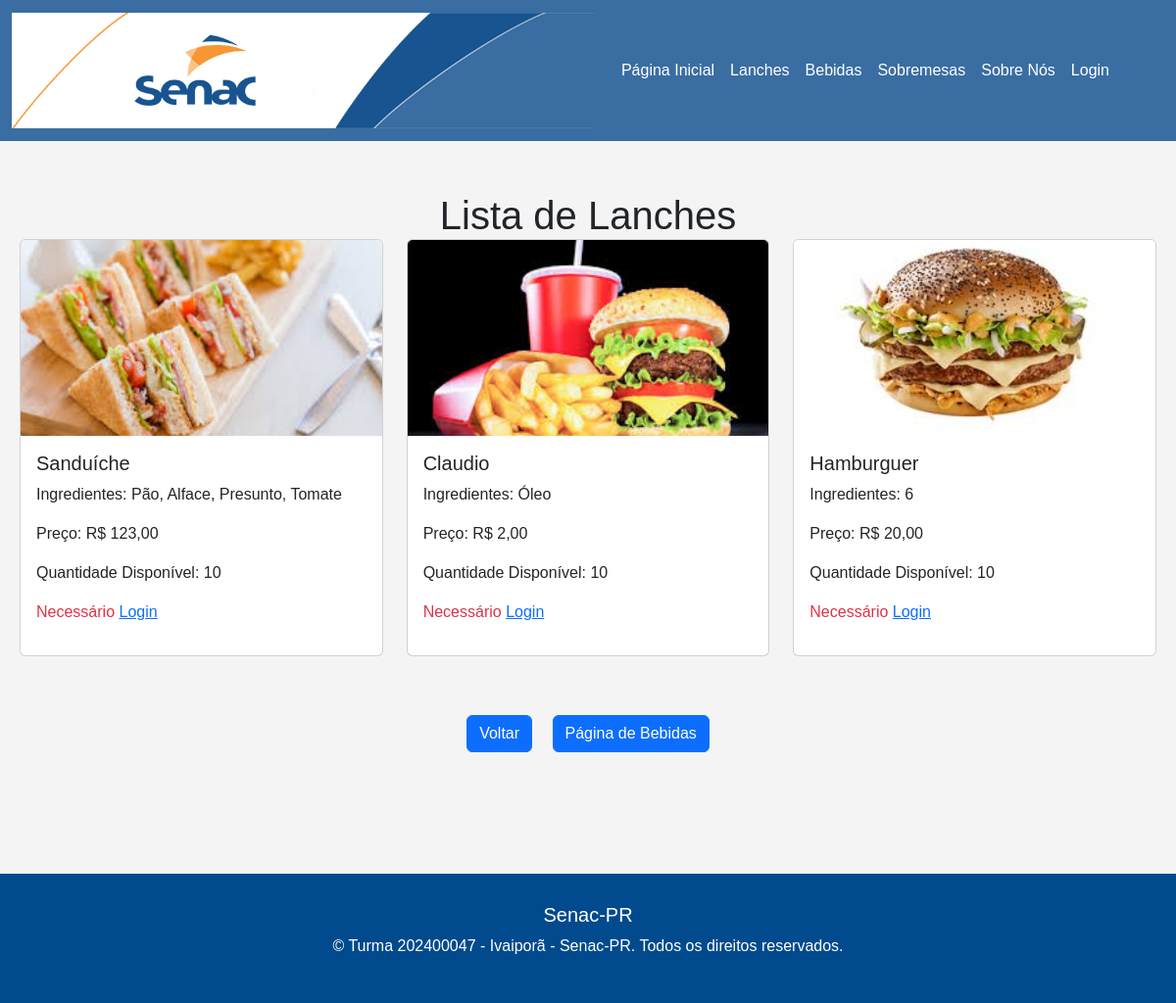
Page /teste_mateus/a.php on the earlier database version.
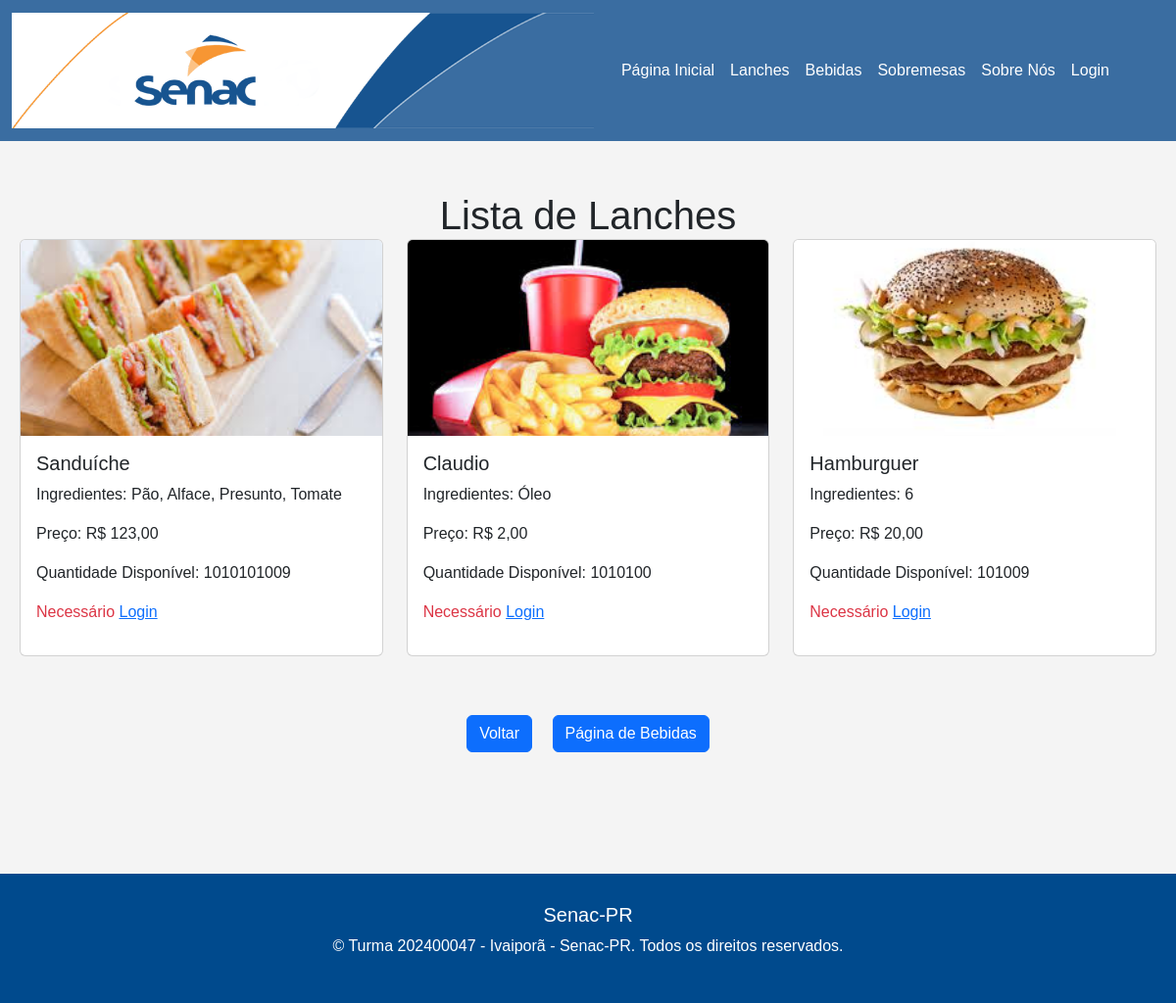
Same page on the later database version.
### tables this page shows
CREATE TABLE IF NOT EXISTS `lanches` (
  `id_lanches` int(11) NOT NULL AUTO_INCREMENT,
  `nome` varchar(50) NOT NULL,
  `ingredientes` varchar(300) NOT NULL,
  `preco` varchar(20) NOT NULL,
  `quantidade` int(11) NOT NULL,
  `foto` varchar(300) NOT NULL,
  PRIMARY KEY (`id_lanches`)
);

### teste_mateus/a.php (the view, shortened to what this page needs)
<?php
include("conexao.php");
$voltar_url = 'login.php';
$resultado = $mysqli->query("SELECT * FROM lanches");
?>
<!DOCTYPE html>
<html lang="pt-br">
<head>
    <link href="https://cdn.jsdelivr.net/npm/bootstrap@5.3.3/dist/css/bootstrap.min.css" rel="stylesheet">
    <link rel="stylesheet" href="gabriell.css">
</head>
<body>
    <?php include("menu.php"); ?>
    <div class="container mt-3">
        <h1 class="text-center mt-3">Lista de Lanches</h1>
        <div class="row">
            <?php while ($lanche = $resultado->fetch_assoc()): ?>
                <div class="col-md-4 mb-4">
                    <div class="card h-100">
                        <img src="<?php echo htmlspecialchars($lanche['foto']); ?>" class="card-img-top img-lanche"
                            alt="<?php echo htmlspecialchars($lanche['nome']); ?>">
                        <div class="card-body">
                            <h5 class="card-title"><?php echo htmlspecialchars($lanche['nome']); ?></h5>
                            <p class="card-text">Ingredientes: <?php echo htmlspecialchars($lanche['ingredientes']); ?></p>
                            <p class="card-text">Preço: R$
                                <?php echo number_format((float) $lanche['preco'], 2, ',', '.'); ?>
                            </p>
                            <p class="card-text">Quantidade Disponível:
                                <?php echo htmlspecialchars($lanche['quantidade']); ?>
                            </p>
                            <?php if (isset($_SESSION['tipo_usuario'])): ?>
                                <form method="post">
                                    <input type="hidden" name="id_lanche" value="<?php echo $lanche['id_lanches']; ?>">
                                    <input type="hidden" name="nome_lanche" value="<?php echo $lanche['nome']; ?>">
                                    <input type="hidden" name="preco_lanche" value="<?php echo $lanche['preco']; ?>">
                                    <input class="form-control" type="number" name="quantidade" min="1"
                                        max="<?php echo $lanche['quantidade']; ?>" required value="1"><br>
                                    <button type="submit" class="btn btn-primary mt-2">Adicionar ao Carrinho</button>
                                </form>
                            <?php else: ?>
                                <p class="text-danger">Necessário <a href="login.php">Login</a></p>
                            <?php endif; ?>
                        </div>
                    </div>
                </div>
            <?php endwhile; ?>
        </div>
        <div class="container text-center mb-5 mt-3">
            <button class="btn btn-primary">
                <a href="<?php echo isset($voltar_url) ? $voltar_url : 'login.php'; ?>"
                    style="text-decoration: none; color: white;">Voltar</a>
            </button>
            <button class="btn btn-primary ms-3">
                <a href="bebidas.php" style="text-decoration: none; color: white;">Página de Bebidas</a>
            </button>
        </div>
    </div>
    <br><br><br><br><br><br><br>
    <?php include("rodape.php") ?>
</body>
</html>

Differences in the rows shown:
changed lanches "Sanduíche": quantidade "10" → "1010101009"
changed lanches "Claudio": quantidade "10" → "1010100"
changed lanches "Hamburguer": quantidade "10" → "101009"
